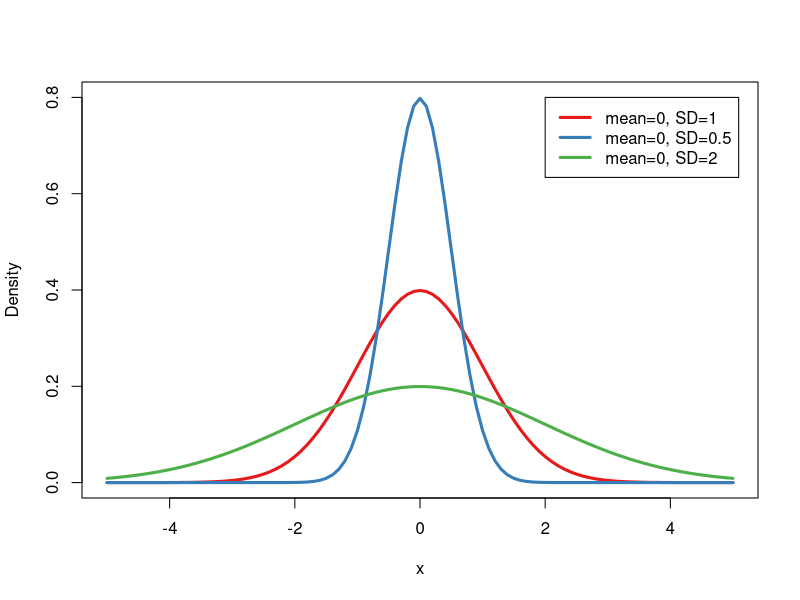
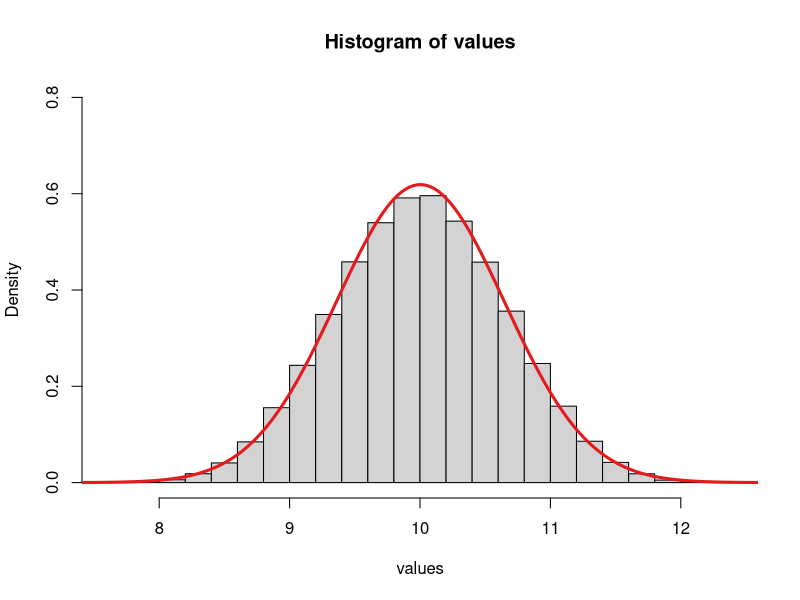

Write the R code that produced these figures, in order.
## ---- chunk 1
rm(list=ls())
options(stringsAsFactors=FALSE)

library(RColorBrewer)

x=seq(-5,5,by=0.1)
plot(x,dnorm(x),type="l",ylim=c(0,0.8),xlim=c(-5,5),ylab="Density",col=brewer.pal(3,"Set1")[1],lwd=3)
points(x,dnorm(x,mean=0,sd=0.5),type="l",col=brewer.pal(3,"Set1")[2],lwd=3)
points(x,dnorm(x,mean=0,sd=2),type="l",col=brewer.pal(3,"Set1")[3],lwd=3)
legend(2,0.8,legend=c("mean=0, SD=1","mean=0, SD=0.5","mean=0, SD=2"),col=brewer.pal(3,"Set1"),lwd=3)
## ---- chunk 2
true_value = 10
e1 = runif(100000) - 0.5
e2 = runif(100000) - 0.5
e3 = runif(100000) - 0.5
e4 = runif(100000) - 0.5
e5 = runif(100000) - 0.5

values = true_value + e1 + e2 + e3 + e4 + e5
head(round(values,2))
tail(round(values,2))
## ---- chunk 3
library(RColorBrewer)
hist(values,freq = FALSE,ylim=c(0,0.8))
points(seq(7,13,by=0.01),dnorm(seq(7,13,by=0.01),mean=mean(values),sd=sd(values)),type="l",col=brewer.pal(3,"Set1")[1],lwd=3)
